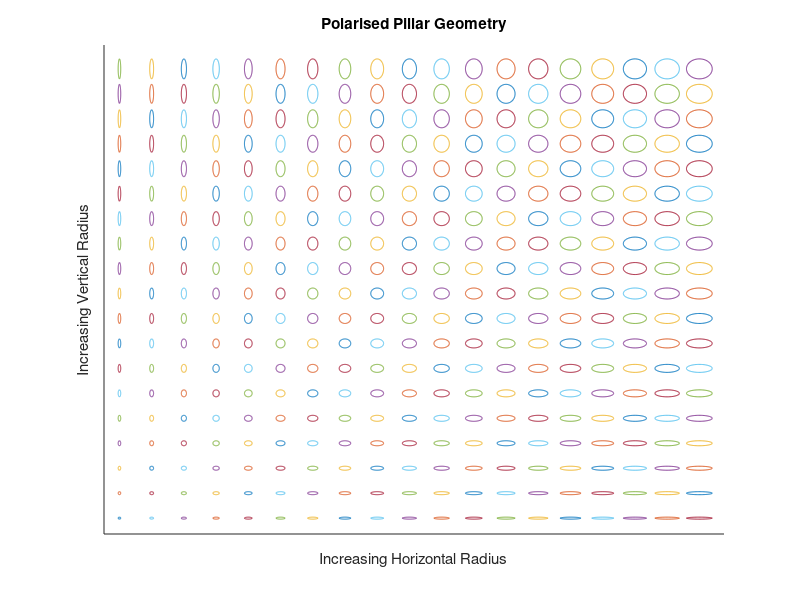

Reproduce this figure in MATLAB.
%% Creating a geometry demonstration image
close all
clc

% define elipse points
stepWidth = 10; % number of radius test values in each direction
th = linspace(0, 2*pi);
a = 20:stepWidth:200;
b = 20:stepWidth:200;
noRadValues = (200-20)/stepWidth +1;
figure;

for i=1:noRadValues
    for j=1:noRadValues
        % Ellipse 
        x = a(i)*50+a(i)*cos(th) ; 
        y = b(j)*50+b(j)*sin(th) ; 
        
        %plot the elipse
        hold on;
        plot(x,y);
        
    end
end

set(gca,'xtick',[])
set(gca,'ytick',[])
title('Polarised Pillar Geometry')
xlabel('Increasing Horizontal Radius')
ylabel('Increasing Vertical Radius')
xlim(gca,[760.36866359447 10382.4884792627]);
ylim(gca,[682.215743440234 10478.1341107872]);

%mark a cross showing maximum and minimum radius on each max and min elipse